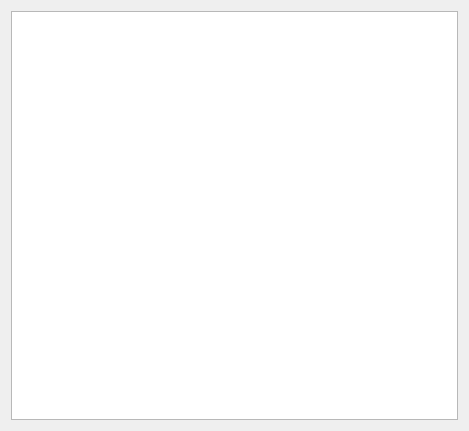
<?xml version="1.0" encoding="UTF-8"?>
<ui version="4.0">
 <class>Dialog</class>
 <widget class="QDialog" name="Dialog">
  <property name="geometry">
   <rect>
    <x>0</x>
    <y>0</y>
    <width>469</width>
    <height>431</height>
   </rect>
  </property>
  <property name="windowTitle">
   <string>Dialog</string>
  </property>
  <layout class="QVBoxLayout" name="verticalLayout">
   <item>
    <widget class="QTreeView" name="treeView"/>
   </item>
  </layout>
 </widget>
 <resources/>
 <connections/>
</ui>
